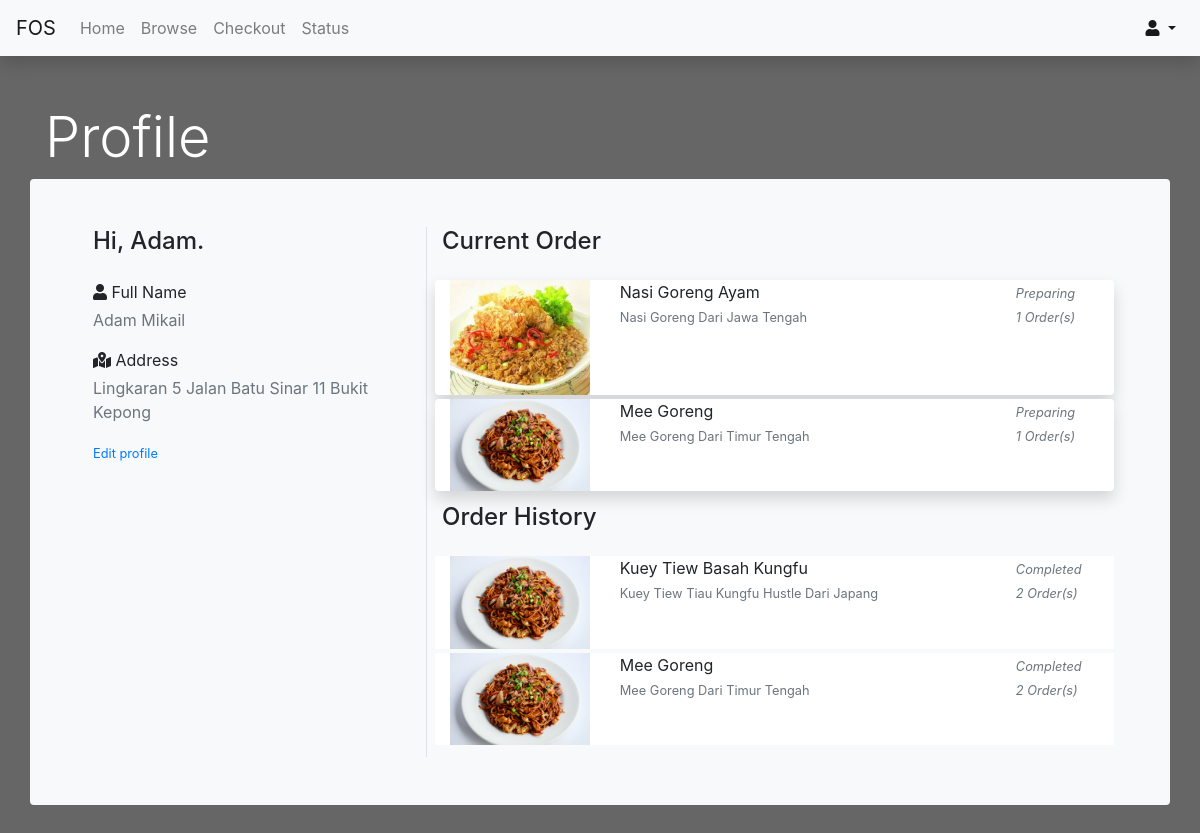
/profile.php (signed in), run on the app's committed database.
### tables this page shows
CREATE TABLE `fds_ordr` (
  `ordr_id` int(11) NOT NULL,
  `ordr_usrdt_id` int(11) DEFAULT NULL,
  `ordr_ctlog_id` int(11) DEFAULT NULL,
  `ordr_qty` varchar(10) DEFAULT NULL,
  `ordr_dte` varchar(20) DEFAULT NULL,
  `ordr_stat` varchar(10) DEFAULT NULL
);

CREATE TABLE `fds_ctlog` (
  `ctlog_id` int(11) NOT NULL,
  `ctlog_usrdt_id` int(11) DEFAULT NULL,
  `ctlog_nme` varchar(50) DEFAULT NULL,
  `ctlog_prc` double DEFAULT NULL,
  `ctlog_desc` varchar(500) DEFAULT NULL,
  `ctlog_shp` varchar(50) DEFAULT NULL,
  `ctlog_img` varchar(100) DEFAULT NULL,
  `ctlog_log` varchar(50) DEFAULT NULL
);

### profile.php (the view, shortened to what this page needs)
<?php
include("db.php");
if (isset($_SESSION["sess_id"])) {
    $usr_id = $_SESSION["sess_id"];
} else {
    header('location: index');
}
?>
<!DOCTYPE html>
<html>
<head>
    <link rel="stylesheet" href="bootstrap/css/all.min.css">
    <link rel="stylesheet" href="bootstrap/css/bootstrap.min.css">
</head>
<body class="content">
    <nav class="navbar navbar-expand-lg navbar-light sticky-top shadow bg-light">
        <div class="collapse navbar-collapse" id="navbarTogglerDemo01">
            <a class="navbar-brand" href="#">FOS</a>
            <ul class="navbar-nav mr-auto mt-2 mt-lg-0">
                <li class="nav-item ">
                    <a class="nav-link" href="index">Home</a>
                </li>
                <li class="nav-item">
                    <a class="nav-link" href="browse">Browse </a>
                </li>
                <li class="nav-item">
                    <a class="nav-link" href="checkout">Checkout</a>
                </li>
                <li class="nav-item">
                    <a class="nav-link" href="order">Status</a>
                </li>
            </ul>
            <div class="my-2 my-lg-0">
                <ul class="navbar-nav ml-auto">
                    <?php
                    if (isset($_SESSION['sess_id'])) {
                    ?>
                        <li class="nav-item dropdown active">
                            <a class="nav-link dropdown-toggle" id="navbarDropdownMenuLink-333" data-toggle="dropdown" aria-haspopup="true" aria-expanded="false">
                                <i class="fas fa-user"></i> </a>
                        </li>
                    <?php
                    } else {
                    ?>
                        <a href="index?act=login" class="btn btn-outline-success my-2 my-sm-0">Login</a>
                    <?php
                    }
                    ?>
                </ul>
            </div>
        </div>
    </nav>
    <div class="container my-5">
        <h2 class="display-4 text-white">Profile</h2>
        <div class="row bg-light rounded p-5">
            <div class="col-4 " id="profile_display">
                <h4 class="pb-3 text-capitalize">Hi, <?php echo $_SESSION["sess_username"]; ?>.</h4>
                <div class="form-group ">
                    <div class="mb-1 "><i class="fas fa-user"></i> Full Name</div>
                    <div class="text-muted  text-capitalize"> <?php echo $_SESSION["sess_fullname"]; ?></div>
                </div>
                <div class="form-group ">
                    <div class="mb-1 "><i class="fas fa-map-marked-alt"></i> Address</div>
                    <div class="text-muted  text-capitalize"> <?php echo $_SESSION["sess_address"]; ?></div>
                </div>
                <div class="form-group ">
                    <a href="profile?act=update"><small>Edit profile</small></a>
                </div>
            </div>
            <div class="col border-left">
                <h4 class="pb-2">Current Order</h4>
                <div class="p-2">
                    <?php
                    $query = "select * FROM fds_ordr JOIN fds_ctlog ON fds_ctlog.ctlog_id=fds_ordr.ordr_ctlog_id WHERE ordr_usrdt_id='$usr_id' AND ordr_stat='Preparing' ORDER BY ordr_id DESC";
                    $result = mysqli_query($conn, $query);
                    if (mysqli_num_rows($result) > 0) {
                        while ($row = mysqli_fetch_assoc($result)) {
                            echo '<div class="row shadow mb-1 bg-white rounded">';
                            if ($row['ctlog_img'] != null) {
                                echo '<div class="col-3"><img class="img-fluid" src="img/menu/' . $row['ctlog_img'] . '" alt="Image Unavailable"></div>';
                            } else {
                                echo '<div class="col-3"><img class="img-fluid" src="https://dummyimage.com/640x360/f0f0f0/aaa" alt="Image Unavailable"></div>';
                            }
                            echo '<div class="col-7 text-capitalize">' . $row['ctlog_nme'] .
                                '<br><small class="text-muted">' . $row['ctlog_desc'] . '</small></div>';
                            echo '<div class="col-2 text-muted font-italic"><small >' . $row['ordr_stat'] . '</small>
							<br><small class="text-muted">' . $row['ordr_qty'] . ' Order(s)</small></div>';
                            echo '</div>';
                        }
                    } else {
                        echo "<p class=''> No order made yet.</p>";
                    }
                    ?>
                </div>
                <h4 class="pb-2">Order History</h4>
                <div class="p-2">
                    <?php
                    $query = "select * FROM fds_ordr JOIN fds_ctlog ON fds_ctlog.ctlog_id=fds_ordr.ordr_ctlog_id WHERE ordr_usrdt_id='$usr_id' AND ordr_stat='Completed' ORDER BY ordr_id DESC";
                    $result = mysqli_query($conn, $query);
                    if (mysqli_num_rows($result) > 0) {
                        while ($row = mysqli_fetch_assoc($result)) {
                            echo '<div class="row mb-1 bg-white ">';
                            if ($row['ctlog_img'] != null) {
                                echo '<div class="col-3"><img class="img-fluid" src="img/menu/' . $row['ctlog_img'] . '" alt="Image Unavailable"></div>';
                            } else {
                                echo '<div class="col-3"><img class="img-fluid" src="https://dummyimage.com/640x360/f0f0f0/aaa" alt="Image Unavailable"></div>';
                            }
                            echo '<div class="col-7 text-capitalize">' . $row['ctlog_nme'] .
                                '<br><small class="text-muted">' . $row['ctlog_desc'] . '</small></div>';
                            echo '<div class="col-2 text-muted font-italic"><small >' . $row['ordr_stat'] . '</small>
							<br><small class="text-muted">' . $row['ordr_qty'] . ' Order(s)</small></div>';
                            echo '</div>';
                        }
                    } else {
                        echo "<p class=''> No history available yet.</p>";
                    }
                    ?>
                </div>
            </div>
        </div>
    </div>
</body>
</html>

### profile.php (style rules this page uses)
.content { background-image: linear-gradient(rgba(0, 0, 0, 0.6), rgba(0, 0, 0, 0.6)), url('https://source.unsplash.com/fdlZBWIP0aM/1920x1080'); height: 100%; background-position: center; background-repeat: repeat; }

### data on the page
fds_ordr: ordr_ctlog.ctlog_img (picture), ordr_ctlog.ctlog_nme "Nasi Goreng Ayam", ordr_ctlog.ctlog_desc "Nasi Goreng Dari Jawa Tengah", ordr_stat "Preparing", ordr_qty "1"
fds_ordr: ordr_ctlog.ctlog_img (picture), ordr_ctlog.ctlog_nme "Mee Goreng", ordr_ctlog.ctlog_desc "Mee Goreng Dari Timur Tengah", ordr_stat "Preparing", ordr_qty "1"
fds_ordr: ordr_ctlog.ctlog_img (picture), ordr_ctlog.ctlog_nme "Kuey Tiew Basah Kungfu", ordr_ctlog.ctlog_desc "Kuey Tiew Tiau Kungfu Hustle Dari Japang", ordr_stat "Completed", ordr_qty "2"
fds_ordr: ordr_ctlog.ctlog_img (picture), ordr_ctlog.ctlog_nme "Mee Goreng", ordr_ctlog.ctlog_desc "Mee Goreng Dari Timur Tengah", ordr_stat "Completed", ordr_qty "2"

### other printed values
$_SESSION["sess_username"] "Adam"
$_SESSION["sess_fullname"] "Adam Mikail"
$_SESSION["sess_address"] "Lingkaran 5 Jalan Batu Sinar 11 Bukit Kepong"
